Frame 1 (no input): blank canvas, image omitted
Frame 60 (the mouse pressed at the canvas centre just before this capture): blank canvas, image omitted
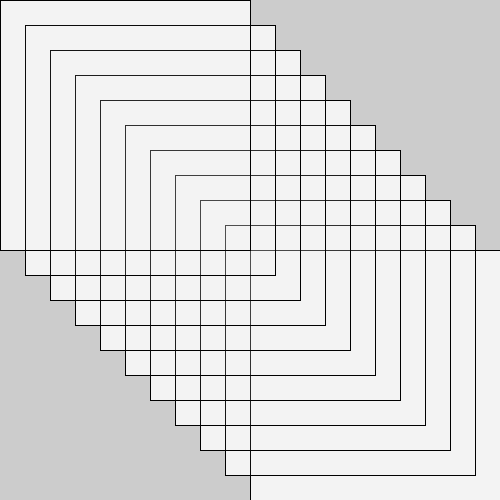
Frame 120 (the mouse held since frame 60 and released just before this capture)

The Processing sketch whose frames 1 and 60 were blank and that drew this single picture after the mouse press (run headless with seeded random() and noise(); from frame 60 on, the mouse is pressed at the canvas centre):

// Processing sketch: processing_142693
// ── processing_142693.pde

void setup() {
  size(500, 500);
}
void draw() {
  fill(255, 255, 255, 10);
  stroke(0);
  rect(25, 25, mouseX, mouseY);
  rect(50, 50, mouseX, mouseY);
  rect(75, 75, mouseX, mouseY);
  rect(100, 100, mouseX, mouseY);
  rect(125, 125, mouseX, mouseY);
  rect(150, 150, mouseX, mouseY);
  rect(175, 175, mouseX, mouseY);
  rect(200, 200, mouseX, mouseY);
  rect(225, 225, mouseX, mouseY);
  rect(250, 250, mouseX, mouseY);
  
  rect(475, 475, -mouseX, -mouseY);
  rect(450, 450, -mouseX, -mouseY);
  rect(425, 425, -mouseX, -mouseY);
  rect(400, 400, -mouseX, -mouseY);
  rect(375, 375, -mouseX, -mouseY);
  rect(350, 350, -mouseX, -mouseY);
  rect(325, 325, -mouseX, -mouseY);
  rect(300, 300, -mouseX, -mouseY);
  rect(275, 275, -mouseX, -mouseY);
  rect(250, 250, -mouseX, -mouseY);
  
  
  
}
